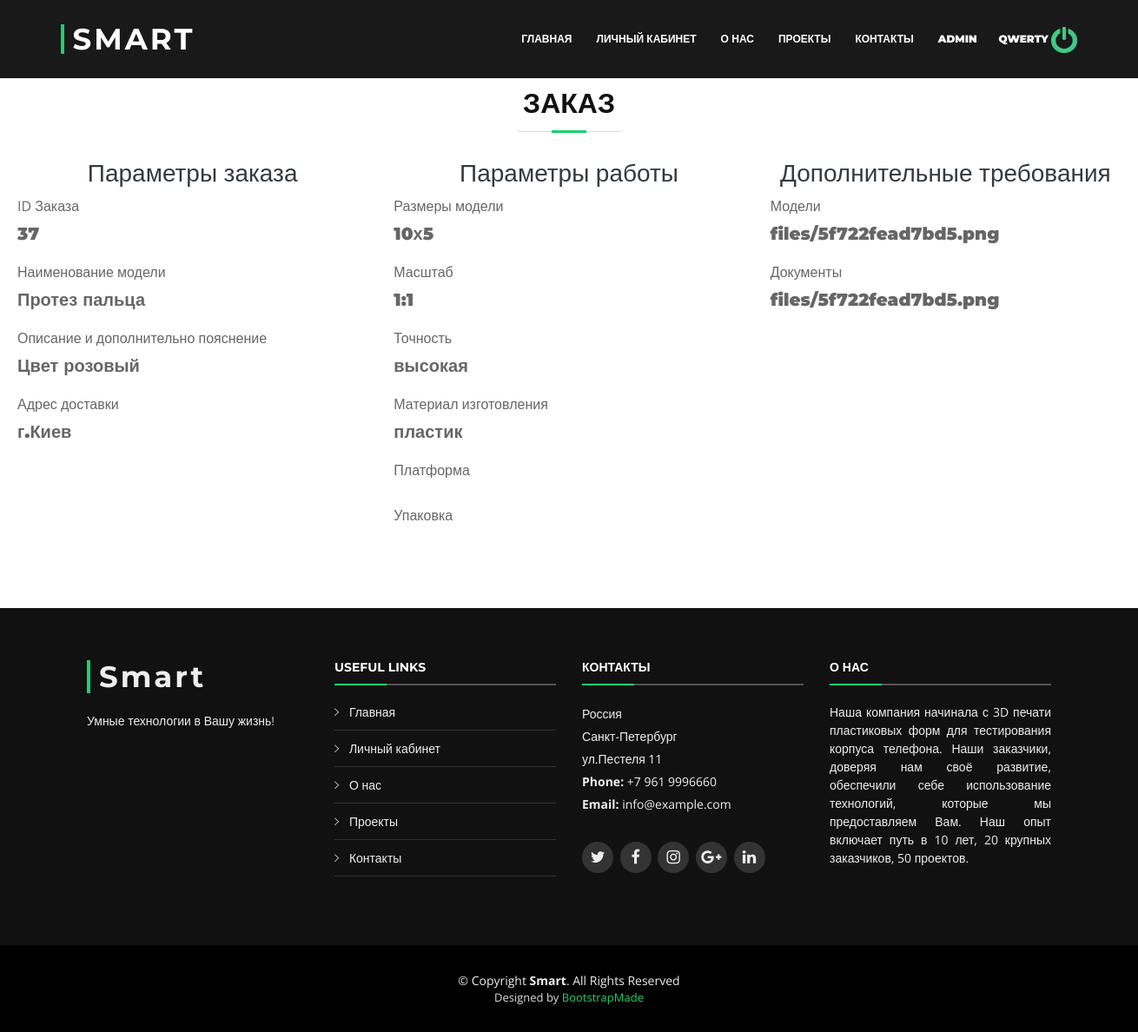
The app's page /services/order-details-3d.php?id=37 (signed in) with its own data.
### tables this page shows
CREATE TABLE `users` (
  `id` int(11) NOT NULL,
  `login` varchar(255) NOT NULL,
  `phone` varchar(255) NOT NULL,
  `email` varchar(255) NOT NULL,
  `password` varchar(255) NOT NULL,
  `confirm_mail` varchar(255) NOT NULL,
  `verified` int(11) NOT NULL DEFAULT 0,
  `first_name` varchar(255) NOT NULL,
  `second_name` varchar(255) NOT NULL,
  `admin_param` varchar(255) NOT NULL DEFAULT 'User'
);

CREATE TABLE `orders_3d` (
  `id` int(11) NOT NULL,
  `user_id` int(11) NOT NULL,
  `service` varchar(255) NOT NULL,
  `create_at` datetime NOT NULL DEFAULT current_timestamp(),
  `address` longtext NOT NULL,
  `user_name` varchar(255) NOT NULL,
  `status` varchar(255) NOT NULL DEFAULT 'Новый',
  `model` varchar(255) NOT NULL,
  `description` text NOT NULL,
  `size_model` varchar(255) NOT NULL,
  `scale` varchar(255) NOT NULL,
  `accuracy` varchar(255) NOT NULL,
  `material` varchar(255) NOT NULL,
  `platform` varchar(255) NOT NULL,
  `packaging` varchar(255) NOT NULL,
  `file_modeles` varchar(255) NOT NULL,
  `file_document` varchar(255) NOT NULL,
  `category_id` int(11) NOT NULL
);

### services/order-details-3d.php (the view, shortened to what this page needs)
<?php
	include $_SERVER['DOCUMENT_ROOT'] ."/parts/header.php";
	include $_SERVER['DOCUMENT_ROOT'] ."/modules/services/order-vr.php";
	$sql = "SELECT * FROM `orders_3d` WHERE `id` = '" . $_GET['id'] . "' AND `user_id` = '" . $_COOKIE['polzovatel_id'] . "' ORDER BY `create_at` DESC";
	$result = $conn->query($sql);
	$row = mysqli_fetch_assoc($result);
?>
<div id="login_block" style="height: 600px">
          <header class="section-header">
            <h3 class="section-title">ЗАКАЗ</h3>
              </header>
<div class="container-fluid" id="form-service" style="padding-top: 10px; background-color: #fff; width: 1300px;">
	<form method="POST">
		<div class="row">
			<div id="form-text" class="col">
				<h3 class="text-center text-dark h3">Параметры заказа</h3>
				<div class="form-group">
					<label for="model">ID Заказа</label>
					<h5 class="text-dark-h3" > <?php echo $row['id'] ?></h5>
				  </div>
				<div class="form-group">
					<label for="model">Наименование модели</label>
					<h5 class="text-dark-h3" > <?php echo $row['model'] ?></h5>
				  </div>
				  <div class="form-group">
					<label for="description">Описание и дополнительно пояснение</label>
					<h5 class="text-dark-h3" > <?php echo $row['description'] ?></h5>
				  </div>
				  <div class="form-group">
					<label for="document">Адрес доставки</label>
					<h5 class="text-dark-h3" > <?php echo $row['address'] ?></h5>
				  </div>
			</div>
			<div id="form-text" class="col">
				<h3 class="text-center text-dark h3">Параметры работы</h3>
				<div class="form-group">
					<label for="size_model">Размеры модели</label>
					<h5 class="text-dark-h3" > <?php echo $row['size_model'] ?></h5>
				  </div>
				  <div class="form-group">
					<label for="scale">Масштаб</label>
					<h5 class="text-dark-h3" > <?php echo $row['scale'] ?></h5>
				  </div>
				   <div class="form-group">
					<label for="accuracy">Точность</label>
					<h5 class="text-dark-h3" > <?php echo $row['accuracy'] ?></h5>
				  </div>
				  <div class="form-group">
					<label for="material">Материал изготовления</label>
					<h5 class="text-dark-h3" > <?php echo $row['material'] ?></h5>
				  </div>
				   <div class="form-group">
					<label for="platform">Платформа</label>
				  </div>
				  <div class="form-group">
					<label for="packaging">Упаковка</label>
				  </div>
			</div>
			<div id="form-text" class="col">
				<h3 class="text-center text-dark h3">Дополнительные требования</h3>
				<div id="other">
				<div class="form-group">
					<label for="modeles">Модели</label>
					<h5 class="text-dark-h3" > <?php echo $row['file_modeles'] ?></h5>
				  </div>
				  <div class="form-group">
					<label for="document">Документы</label>
					<h5 class="text-dark-h3" > <?php echo $row['file_modeles'] ?></h5>
				  </div>
					</div>
				</div>
			</div>
		</div>
</div>
<?php
	include $_SERVER['DOCUMENT_ROOT'] ."/parts/footer.php"
?>

### parts/header.php (shortened to what this page needs)
<!DOCTYPE html>
<html lang="en">
<head>
  <link href="../assets/vendor/bootstrap/css/bootstrap.min.css" rel="stylesheet">
  <link href="../assets/vendor/icofont/icofont.min.css" rel="stylesheet">
  <link href="../assets/vendor/font-awesome/css/font-awesome.min.css" rel="stylesheet">
  <link href="../assets/vendor/ionicons/css/ionicons.min.css" rel="stylesheet">
  <link href="../assets/vendor/animate.css/animate.min.css" rel="stylesheet">
  <link href="../assets/vendor/venobox/venobox.css" rel="stylesheet">
  <link href="../assets/vendor/owl.carousel/assets/owl.carousel.min.css" rel="stylesheet">
  <link href="../assets/vendor/aos/aos.css" rel="stylesheet">
  <link href="../assets/css/style.css" rel="stylesheet">
  <link href="../assets/css/new.css" rel="stylesheet">
</head>
<body>
  <?php
    include $_SERVER['DOCUMENT_ROOT'] ."/config/db.php";
   ?>
<!-- <?php
      if (isset($_COOKIE["polzovatel_id"])) {
        $link = ("/personal.php");
      } else {
        $link = ("/index.php");
        echo "<script>alert(\"Вы не авторизованы\");</script>";
        }
      ?> -->
  <header id="header" class="fixed-top header-transparent">
    <div class="container-fluid">
      <div class="row justify-content-center">
        <div class="col-xl-11 d-flex align-items-center">
          <h1 class="logo mr-auto"><a href="/index.php">SMART</a></h1>
          <nav class="nav-menu d-none d-lg-block">
            <ul>
              <li class="<?php if($page == "home"){ echo 'active';} ?>"><a  href="/#intro">Главная</a></li>
              <li class="<?php if($page == "personal"){ echo 'active';} ?>"><a
              <?php
                if (isset($_COOKIE["polzovatel_id"])) {
                  $link = ("/personal.php");
                } else {
                  $link = ("/login.php");
                  }
                ?>
              href="<?php echo $link ?>">Личный кабинет</a></li>
              <li><a href="/#about">О нас</a></li>
              <li><a href="/#portfolio">Проекты</a></li>
              <li><a href="/#team">Контакты</a></li>
              <?php
                  if (isset($_COOKIE["polzovatel_id"])) {
                        $sql = "SELECT * FROM `users` WHERE `id` = " . $_COOKIE["polzovatel_id"] . " AND `admin_param` = 'Admin'";
                        $result = $conn->query($sql);
                        $polzovatel_admin = mysqli_fetch_assoc($result);
                        if($polzovatel_admin) {
                          ?>
                              <li><a href="/admin/modules/orders.php"><strong>Admin</strong></a></li>
                          <?php
                        }
                  }
                  if (isset($_COOKIE["polzovatel_id"])) {
                        $sql = "SELECT * FROM users WHERE id=" . $_COOKIE["polzovatel_id"];
                        $result = $conn->query($sql);
                        $polzovatel = mysqli_fetch_assoc($result);
                          ?>
                              <a class="login" href="exit.php?exit=<?php echo $_COOKIE["polzovatel_id"] ?>" class="ml-3" name="exit"><strong><?php echo $polzovatel["login"]; ?> <img style="width: 30px; height: 30px " src="/assets/img/exit.png"></strong></a>
                          <?php
                  }else {
                    ?>
                      <a class="logout" href="/login.php" class="btn btn-outline-success ml-2">ВОЙТИ <span></span> </a>
                    <?php
                  }
                  ?>
            </ul>
          </nav>
        </div>
      </div>
    </div>
  </header>

### assets/css/style.css (style rules this page uses)
#login_block, #register_block { position: relative; margin-top: 100px; width: 100%; height: 550px; }
#header .login { margin-top: 5px; margin-left: 25px; }
body { background: #fff; color: #666666; font-family: "Open Sans", sans-serif; }
a { color: #18d26e; transition: 0.5s; }
h1, h2, h3, h4, h5, h6 { font-family: "Montserrat", sans-serif; font-weight: 400; margin: 0 0 20px 0; padding: 0; }
#header { transition: all 0.5s; z-index: 997; padding: 26px 0; background: rgba(0, 0, 0, 0.9); }
#header .logo { font-size: 34px; margin: 0; padding: 0; line-height: 1; font-family: "Montserrat", sans-serif; font-weight: 700; letter-spacing: 3px; padding-left: 10px; border-left: 4px solid #18d26e; }
#header .logo a { color: #fff; }
.nav-menu ul { margin: 0; padding: 0; list-style: none; }
.nav-menu > ul { display: flex; }
.nav-menu > ul > li { position: relative; white-space: nowrap; padding: 10px 0 10px 28px; }
.nav-menu a { display: block; position: relative; color: #fff; transition: 0.3s; font-size: 12px; font-family: "Montserrat", sans-serif; text-transform: uppercase; font-weight: 600; }
.mobile-nav { position: fixed; top: 55px; right: 15px; bottom: 15px; left: 15px; z-index: 9999; overflow-y: auto; background: #fff; transition: ease-in-out 0.2s; opacity: 0; visibility: hidden; border-radius: 10px; padding: 10px 0; }
.mobile-nav * { margin: 0; padding: 0; list-style: none; }
.mobile-nav a { display: block; position: relative; color: #333333; padding: 10px 20px; font-weight: 500; outline: none; }
.section-header h3 { font-size: 32px; color: #111; text-transform: uppercase; text-align: center; font-weight: 700; position: relative; padding-bottom: 15px; }
.section-header h3::before { content: ''; position: absolute; display: block; width: 120px; height: 1px; background: #ddd; bottom: 1px; left: calc(50% - 60px); }
.section-header h3::after { content: ''; position: absolute; display: block; width: 40px; height: 3px; background: #18d26e; bottom: 0; left: calc(50% - 20px); }

### assets/css/new.css (style rules this page uses)
#form-service { padding-top: 150px; background-color: #1111112b; }
#form-text .text-dark-h3 { font-weight: 900; }

### records on screen
users: login "QWERTY"
orders_3d: id "37", model "Протез пальца", description "Цвет розовый", address "г.Киев", size_model "10х5", scale "1:1", accuracy "высокая", material "пластик", file_modeles "files/5f722fead7bd5.png"
